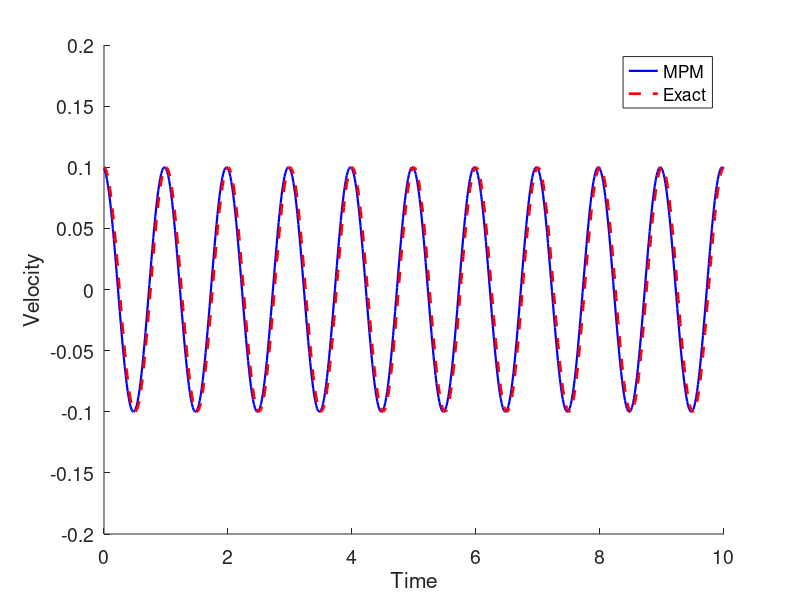
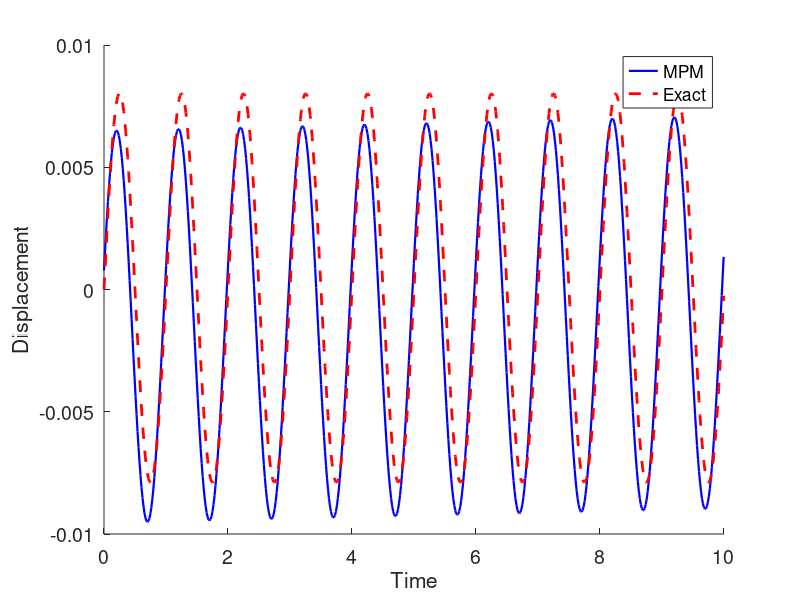
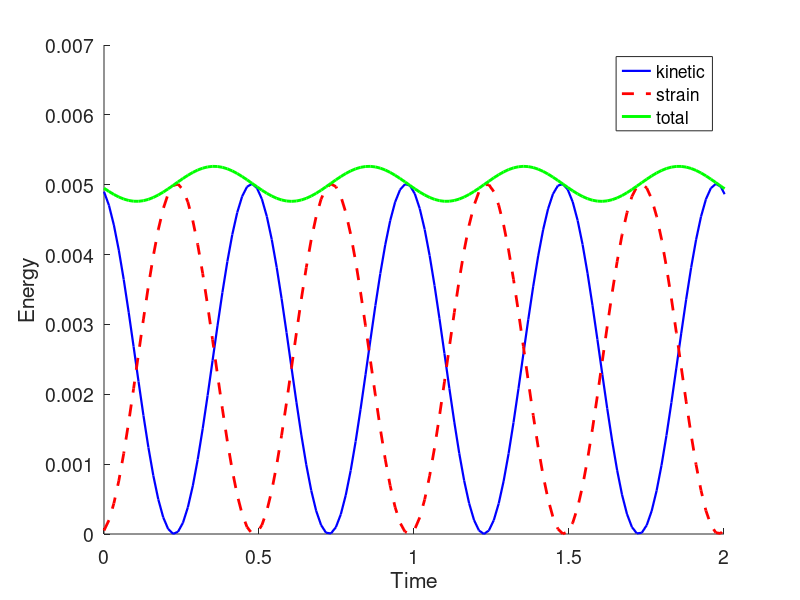

Here is the MATLAB script that generated these plots, in order:
% This file implements the Material Point Method of Sulsky 1994.
% One dimensional problem with one material point.
% The grid is one two-noded linear element.
% This example is taken from "Caveats on the Implementation of the Generalized
% Material Point Method", Buzzi et al, CMES 2008.
%
% Update stress first (USF) formulation.
%
% Vinh Phu Nguyen
% Cardiff University, Wales, UK
% June 2013.

%%
addpath ../fem_util/

opts = struct('Color','rgb','Bounds','tight','FontMode','fixed','FontSize',20);

%%
clc
clear all;

%%
%
E = 4*pi^2;            % Young modulus
L = 1;                 % length of the bar
rho    = 1;
%%
%  Computational grid

nodes     = [0 L];
elements  = [1 2];

elemCount = size(elements,1);
nodeCount = size(nodes,2);

%%
% Material points

xp = 0.5*L;            % position
Mp = 1;                % mass
Vp = 1;                % volume
vp = 0.1;              % velocity
s  = 0.;               % stress
eps=0;                 % strain
q  = Mp*vp;            % momentum

%% Time loop

c     = sqrt(E/rho);
cfl   = L/c;
time  = 10;
dtime = 0.1*cfl;
t     = 0;

ta = [];    % time
va = [];    % velocities
xa = [];    % positions
ka = [];    % kinetic energy
sa = [];    % strain energy

while ( t < time )
    
    % shape functions and derivatives
    
    N1  = 1 - abs(xp-nodes(1))/L;
    N2  = 1 - abs(xp-nodes(2))/L;
    
    dN1 = -1/L;
    dN2 =  1/L;
    
    % particle mass and momentum to node
    
    m1   = N1*Mp;
    mv1  = N1*q;
    
    m2   = N2*Mp;
    mv2  = N2*q;
    
    mv1  = 0; % Boundary condition v=0 at node 1
    
    % update stress first
            
    v1 = q/Mp;
    v2 = q/Mp;
    v1 = 0;
    % gradient velocity
    
    Lp = dN1 * v1 + dN2 * v2;
    
    % strain increment
    
    dEps = dtime * Lp;
    
    % stress update
    
    eps  = eps + dEps;
    s    = s + E * dEps;
    
    % internal force
    
    fint1 = - Vp*s*dN1;
    fint2 = - Vp*s*dN2;
    
    f1    = fint1 ;   % there is no external force
    f2    = fint2 ;
    
    % update nodal momenta
    
    f1  = 0; % Boundary conditions f1 = m1*a1, a1=0
    mv1=0;
    
    mv1 = mv1 + f1*dtime;
    mv2 = mv2 + f2*dtime;
    
    % update particle velocity and position
    
    vp  = vp + dtime * (N1*f1/m1 + N2*f2/m2);
    xp  = xp + dtime * (N1*mv1/m1 + N2*mv2/m2);
    
    q   = Mp*vp;
    
    % store time,velocty for plotting
    
    ta = [ta;t];
    va = [va;vp];
    xa = [xa;xp];
    
    ka = [ka;0.5*vp*vp*Mp];
    sa = [sa;0.5*s*eps*Mp];
    
    % advance to the next time step
    
    t = t + dtime;
end

%%

% exact solution


w      = 1/L*sqrt(E/rho);
vExact = 0.1*cos(w.*ta);
xExact = 0.5*exp((0.1/L/w)*sin(w.*ta));

figure
set(gca,'FontSize',14)
hold on
plot(ta,va,'b-','LineWidth',1.6);
plot(ta,vExact,'r--','LineWidth',2);
%set(gca,'YTick',va)
%set(gca,'YTickLabel',sprintf('%4.2f|',va))
%set(gca,'YTick',[-0.15 -0.10 -0.05 0.00 0.05 0.10 0.15])
xlabel('Time')
ylabel('Velocity')
legend('MPM','Exact')


figure
set(gca,'FontSize',14)
hold on
plot(ta,xa-0.5,'b-','LineWidth',1.6);
plot(ta,xExact-0.5,'r--','LineWidth',2);
xlabel('Time')
ylabel('Displacement')
legend('MPM','Exact')

figure
set(gca,'FontSize',14)
hold on
plot(ta,ka,'b-','LineWidth',1.6);
plot(ta,sa,'r--','LineWidth',2);
plot(ta,ka+sa,'g-','LineWidth',2.1);
xlabel('Time')
ylabel('Energy')
legend('kinetic','strain','total')
% set(gca,'XTick',[0 0.5 1.0 1.5 2.0])
axis([0 2 0 0.007])

